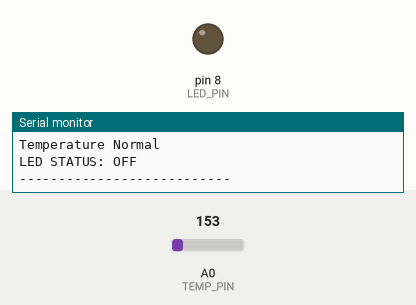
A sketch run on a simulated Arduino Uno, built with avr-gcc and run on an emulated ATmega328P. Parts: output pins drawn as LEDs (lit = HIGH), the last lines printed to the serial monitor. Inputs (shaded band) come from the test bench; at power-on: A0 (TEMP_PIN) = 153.

Above: at 1.9 s.
2.0 s: A0 (TEMP_PIN) set to 180
At 2.5 s:
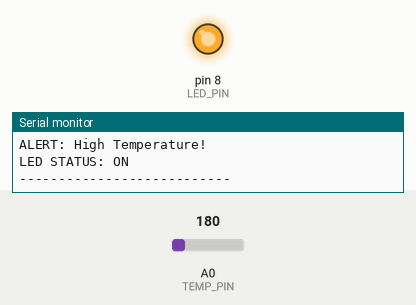
3.6 s: A0 (TEMP_PIN) set to 133
At 4.7 s:
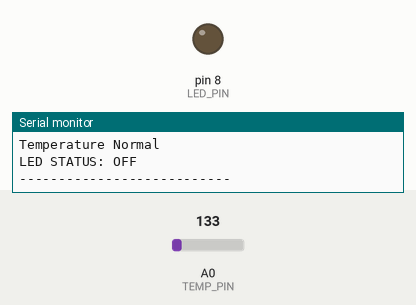
5.7 s: A0 (TEMP_PIN) set to 165
At 6.9 s:
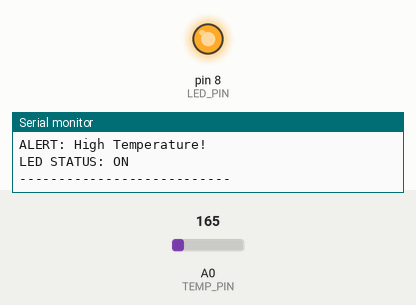
Timing chart, 0 to 8.7 s (numbered marks = the images above; inputs shaded):
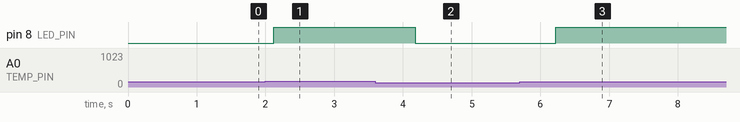

The sketch:

smart_temperature_monitor_.ino
```cpp
/*
  SMART TEMPERATURE MONITORING SYSTEM
  Board: Arduino UNO R3
  Sensor: TMP36
  Output: LED
*/

const int TEMP_PIN = A0;
const int LED_PIN = 8;

const float THRESHOLD = 30.0;

void setup() {
  pinMode(LED_PIN, OUTPUT);

  Serial.begin(9600);

  Serial.println("Smart Temperature Monitoring System");
  Serial.println("-----------------------------------");
}

void loop() {

  int sensorValue = analogRead(TEMP_PIN);

  float voltage = sensorValue * (5.0 / 1023.0);

  float temperature = (voltage - 0.5) * 100.0;

  Serial.print("Temperature: ");
  Serial.print(temperature, 1);
  Serial.println(" C");

  if (temperature >= THRESHOLD) {

    digitalWrite(LED_PIN, HIGH);

    Serial.println("ALERT: High Temperature!");
    Serial.println("LED STATUS: ON");

  } else {

    digitalWrite(LED_PIN, LOW);

    Serial.println("Temperature Normal");
    Serial.println("LED STATUS: OFF");

  }

  Serial.println("---------------------------");

  delay(1000);
}
```

Measured:
- the behaviour switches between 163 and 164 on A0 (TEMP_PIN) (found by bisection; images 0 and 1)
- after the input at 2.0 s, pin 8 (LED_PIN): LOW → HIGH after 0.12 s
- after the input at 3.6 s, pin 8 (LED_PIN): HIGH → LOW after 0.58 s
- after the input at 5.7 s, pin 8 (LED_PIN): LOW → HIGH after 0.53 s
